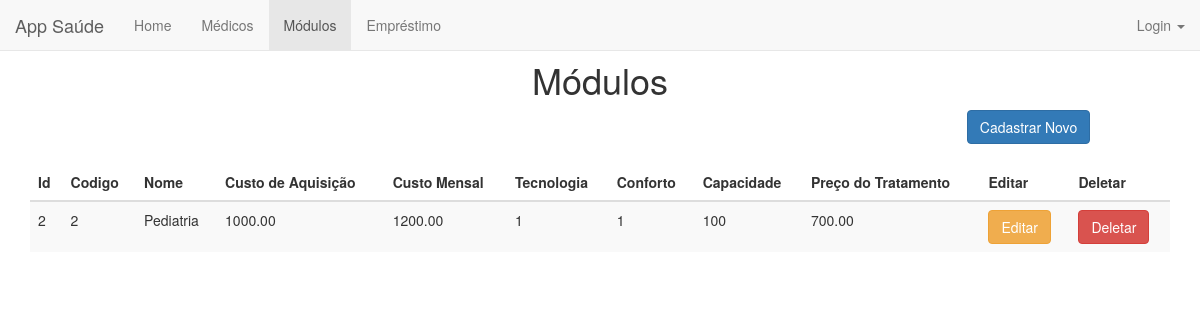
Screenshot of /modulo/ with the database file from the repository.
### modulo/models.py (models this page shows)
class Modulo(models.Model):
    class Meta:
        unique_together = (('codigo', 'nome'),)
    id = models.AutoField(u'id', primary_key=True, unique=True)
    classificacao = ((1, '1'), (2, '2'), (3, '3'))
    codigo = models.IntegerField(validators=[MinValueValidator(1)])
    nome = models.CharField(max_length=200)
    custo_de_aquisicao = models.FloatField(validators=[MinValueValidator(0.0)])
    custo_mensal = models.FloatField(validators=[MinValueValidator(0.0)])
    tecnologia = models.IntegerField(default=1, choices=classificacao)
    conforto = models.IntegerField(default=1, choices=classificacao)
    capacidade = models.IntegerField(validators=[MinValueValidator(1)])
    preco_do_tratamento = models.FloatField(validators=[MinValueValidator(0.0)])

### modulo/views.py (the view)
def modulo_index(request):
    modulos = Modulo.objects.order_by('id')
    return render(request, 'modulo/modulo_index.html', {'modulos':modulos})

### modulo/templates/modulo/modulo_index.html (shortened to what this page needs)
{% extends 'base.html' %}
{% block modulo %}class="active"{% endblock %}
{% block body %}
<div class="container">
    <center><h1>Módulos</h1></center>
    <div align="right" style="margin-right: 7%">
        <a href="{% url 'modulo:modulo_new' %}"><button type="submit" class="btn btn-primary">Cadastrar Novo</button></a>
    </div>
    <br>
    <table class="table table-striped">
        <thead>
        <tr>
            <th>Id</th>
            <th>Codigo</th>
            <th>Nome</th>
            <th>Custo de Aquisição</th>
            <th>Custo Mensal</th>
            <th>Tecnologia</th>
            <th>Conforto</th>
            <th>Capacidade</th>
            <th>Preço do Tratamento</th>
            <th>Editar</th>
            <th>Deletar</th>
        </tr>
        </thead>
        <tbody>
        {% for modulo in modulos %}
        <tr>
            <td>{{modulo.id}}</td>
            <td>{{modulo.codigo}}</td>
            <td>{{modulo.nome}}</td>
            <td>{{modulo.custo_de_aquisicao | floatformat:2}}</td>
            <td>{{modulo.custo_mensal | floatformat:2}}</td>
            <td>{{modulo.tecnologia}}</td>
            <td>{{modulo.conforto}}</td>
            <td>{{modulo.capacidade}}</td>
            <td>{{modulo.preco_do_tratamento | floatformat:2}}</td>
            <td><a href="{% url 'modulo:modulo_edit' modulo.id %}"><button type="button" class="btn btn-warning">Editar</button></a></td>
            <td><a href="{% url 'modulo:modulo_delete' modulo.id %}"><button type="button" class="btn btn-danger">Deletar</button></a></td>
        </tr>
            {% endfor %}
        </tbody>
    </table>
</div>
{% endblock body %}

### rows the page displays
Modulo: id "2", codigo "2", nome "Pediatria", custo_de_aquisicao "1000.00", custo_mensal "1200.00", tecnologia "1", conforto "1", capacidade "100", preco_do_tratamento "700.00"
